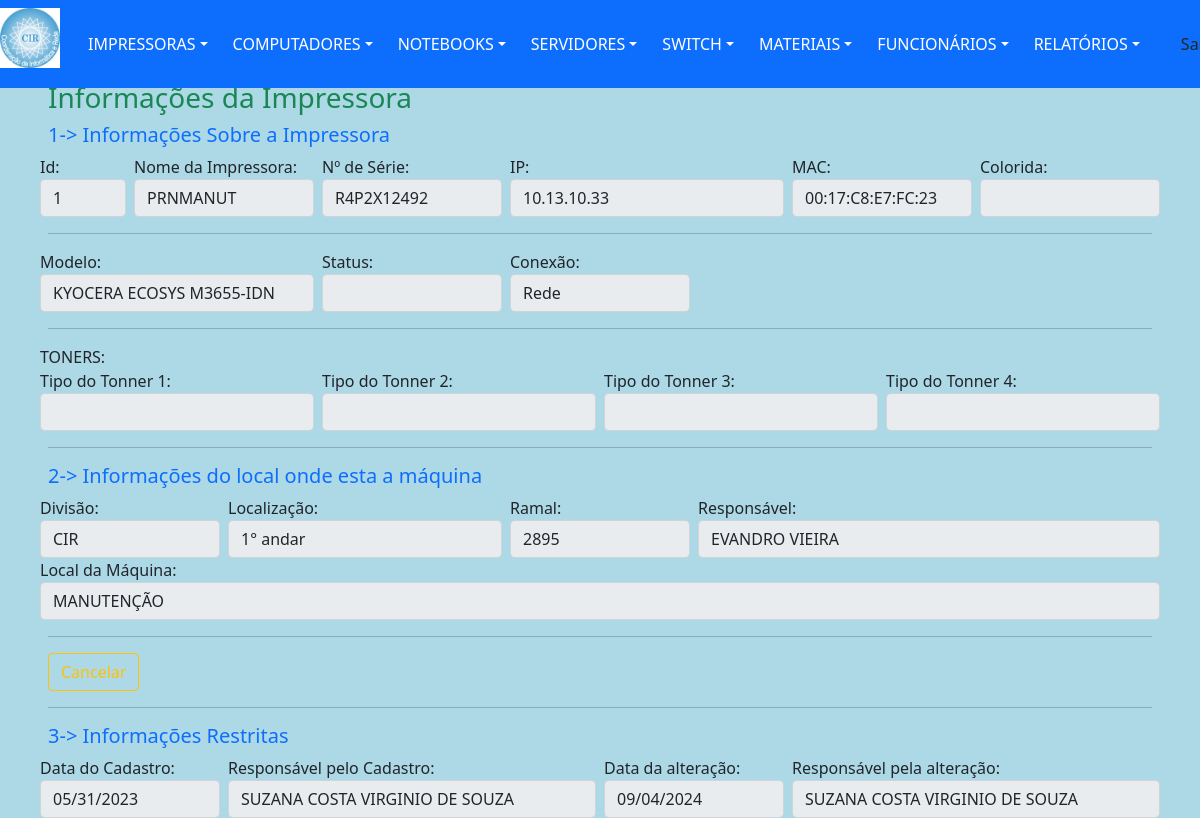
Page /views/impressoraDetalhes.php?action=1&id=1 (signed in) on the committed database.
### tables this page shows
CREATE TABLE `impressoras` (
  `idImpressora` int(11) NOT NULL,
  `nomeImpressora` varchar(20) DEFAULT NULL,
  `numSerie` varchar(50) DEFAULT NULL,
  `ipImpressora` varchar(15) DEFAULT NULL,
  `macImpressora` varchar(20) DEFAULT NULL,
  `tipoToner` varchar(255) DEFAULT NULL,
  `colorida` varchar(3) DEFAULT NULL,
  `statusImpressora` varchar(7) DEFAULT NULL,
  `conexaoImp` varchar(5) DEFAULT 'Rede',
  `modeloImpressora` int(11) DEFAULT NULL,
  `dataCadastro` date DEFAULT NULL,
  `respCadastro` varchar(30) DEFAULT NULL,
  `dataAltCadastro` date DEFAULT NULL,
  `respAltCadastro` varchar(30) DEFAULT NULL,
  `obsImpressora` varchar(255) DEFAULT NULL,
  `idFuncionario` int(11) DEFAULT NULL,
  `idSetor` int(11) DEFAULT NULL
);

CREATE TABLE `modeloImpressora` (
  `idModelo` int(11) NOT NULL,
  `statusModelo` varchar(8) DEFAULT NULL,
  `modeloImpressora` varchar(250) DEFAULT NULL
);

CREATE TABLE `setor` (
  `idSetor` int(11) NOT NULL,
  `idDivisao` int(11) DEFAULT NULL,
  `localizacao` varchar(10) DEFAULT NULL,
  `ramal` varchar(4) DEFAULT NULL,
  `respSetor` varchar(30) DEFAULT NULL,
  `nomeLocal` varchar(150) DEFAULT NULL
);

CREATE TABLE `divisao` (
  `idDivisao` int(11) NOT NULL,
  `divisao` varchar(10) DEFAULT NULL
);

### dao/DAO-controleCir.php (called while the page is built, shortened)
<?php
	class ControleCirDAO
		{
            public function ListarOpcao($nomeTabela, $tipoOpcao, $valorOpcao)
                {
                    $conn = Database::connect();
                    $conn->exec('SET CHARACTER SET utf8');
                    $sql = "SELECT * FROM $nomeTabela WHERE $tipoOpcao LIKE '$valorOpcao' ";
                    try
                        {
                            $listar = $conn->query($sql);
                            $buscar = $listar->fetchAll(PDO::FETCH_OBJ);
                            $numRows = $listar->rowCount();
                        }
                    catch (PDOException $exc)
                        {
                            $buscar = $exc->getTraceAsString();
                        }
                    return $buscar;
                }
            public function Verificar($nomeTabela, $opcao1, $valor1)
                {
                    $conn = Database::connect();
                    $conn->exec('SET CHARACTER SET utf8');
                    $sql = "SELECT * FROM $nomeTabela WHERE $opcao1 = '$valor1' ";
                    try
                        {
                            $listar = $conn->query($sql);
                            $buscar = $listar->fetchAll(PDO::FETCH_OBJ);
                            $numRows = $listar->rowCount();
                        }
                    catch (PDOException $exc)
                        {
                            $buscar = $exc->getTraceAsString();
                        }
                    return $buscar;
                }
            public function Buscalocal($idSetor)
                {
                    $conn = Database::connect();
                    $conn->exec('SET CHARACTER SET utf8');
                    $sql = "SELECT * FROM setor s, divisao d
                    WHERE s.idSetor = '$idSetor'
                    AND s.idDivisao = d.idDivisao";
                     try
                        {
                            $listar = $conn->query($sql);
                            $buscar = $listar->fetchAll(PDO::FETCH_OBJ);
                        }
                    catch (PDOException $exc)
                        {
                            $buscar = $exc->getTraceAsString();
                        }
                    return $buscar;
                }
        }
?>

### controllers/impressoraBuscar.php (called while the page is built, shortened)
<?php
	include "../dao/DAO-controleCir.php";
    $idImpressora =  $_GET['id'];
    $nomeTabela = "impressoras";
    $opcao1 = "idImpressora";
    $valor1 = $idImpressora;
	$impAltDAO = new ControleCirDAO();
	foreach($impAltDAO->Verificar($nomeTabela, $opcao1, $valor1) as $imp)
		{
			$idImpressora = $imp->idImpressora;
			$nomeImpressora = $imp->nomeImpressora;
			$numSerie = $imp->numSerie;
            $ipImpressora = $imp->ipImpressora;
			$macImpressora = $imp->macImpressora;
			$colorida = $imp->colorida;
			$statusImpressora = $imp->statusImpressora;
			$conexaoImp = $imp->conexaoImp;
			$modeloImpressoraBd = $imp->modeloImpressora;
			$modeloDAO = new ControleCirDAO();
			$nomeTabela = "modeloImpressora";
			$tipoOpcao = "idModelo";
			foreach ($modeloDAO->ListarOpcao($nomeTabela, $tipoOpcao, $modeloImpressoraBd) as $res)
				{
					$modeloImpressora = $res->modeloImpressora;
				}
			$dataCadastroA = $imp->dataCadastro;
			$respCadastro = $imp->respCadastro;
            $idSetor = $imp->idSetor;
			$setorDAO = new ControleCirDAO();
			foreach($setorDAO->Buscalocal($idSetor) as $Setor)
				{
					$divisao1 = $Setor->divisao;
					$localizacao1 = $Setor->localizacao;
					$nomeLocal1 = $Setor->nomeLocal;
					$ramal1 = $Setor->ramal;
					$respSetComp1 = $Setor->respSetor;
				}
		}
?>

### views/impressoraDetalhes.php (the view, shortened to what this page needs)
<?php
    include "../template/menuPrincipal.php";
    require_once '../controllers/impressoraBuscar.php';
    include_once "../dao/DAO-controleCir.php";
?>
        <nav class="navbar navbar-dark">
            <div class="line col-md-12 p-5 position-absolute start-5 top-0 bottom-50 end-250">
                <h3 class="text-success">Informações da Impressora</h3>
                <form name="cadastro" id="cadastro" >
                    <fieldset>
                        <div class="row">
                            <label>
                                <h5 class="text-primary">1-> Informações Sobre a Impressora</h5>
                            </label>
                        </div>
                        <div class="row">
                            <div class="col px-md-1 col-md-1">
                                <label for="inputSuccess" class="control-label">Id:</label>
                                <input type="text" class="form-control" value="<?= $idImpressora;
                                                                                $_SESSION['idImpressora'] = $idImpressora; ?>" disabled>
                            </div>
                            <div class="col px-md-1 col-md-2">
                                <label for="inputSuccess" class="control-label">Nome da Impressora:</label>
                                <input type="text" class="form-control" value="<?= $nomeImpressora;
                                                                                $_SESSION['antNomeImp'] = $nomeImpressora; ?>" disabled>
                            </div>
                            <div class="col px-md-1 col-md-2">
                                <label for="inputSuccess" class="control-label">Nº de Série: </label>
                                <input type="text" class="form-control" value="<?= $numSerie;
                                                                                $_SESSION['antNumSerie'] = $numSerie ?>" disabled>
                            </div>
                            <div class="col px-md-1 col-md-3">
                                <label for="inputSuccess" class="control-label">IP: </label>
                                <input type="text" class="form-control" value="<?= $ipImpressora;
                                                                                $_SESSION['antNumIp'] = $ipImpressora ?>" disabled>
                            </div>
                            <div class="col px-md-1 col-md-2">
                                <label for="inputSuccess" class="control-label">MAC:</label>
                                <input type="text" class="form-control" value="<?= $macImpressora;
                                                                                $_SESSION['antNumMac'] = $macImpressora ?>" disabled>
                            </div>
                             <div class="col px-md-1 col-md-2">
                                <label for="inputSuccess" class="control-label">Colorida:</label>
                                <input type="text" class="form-control" value="<?= $colorida;
                                                                                $_SESSION['colorida'] = $colorida ?>" disabled>
                            </div>
                        </div>
                        <hr>
                        <div class="row">
                            <div class="col px-md-1 col-md-3">
                                <label for="inputSuccess" class="control-label">Modelo:</label>
                                <input type="text" class="form-control" value="<?php echo $modeloImpressora; ?>" disabled>
                            </div>
                            <div class="col px-md-1 col-md-2">
                                <label for="inputSuccess" class="control-label">Status:</label>
                                <input type="text" class="form-control" value="<?php echo $statusImpressora; ?>" disabled>
                            </div>
                            <div class="col px-md-1 col-md-2">
                                <label for="inputSuccess" class="control-label">Conexão:</label>
                                <input type="text" class="form-control" value="<?php echo $conexaoImp; ?>" disabled>
                            </div>
                        </div>
                        <hr>
                        <div class="row">
                            <div class="col px-md-1 col-md-12">
                                <label for="inputSuccess" class="control-label">TONERS:</label>
                            </div>
                        </div>
                        <div class="row">
                            <div class="col px-md-1 col-md-3">
                                <label class="control-label">Tipo do Tonner 1:</label>
                                <input type="text" class="form-control" value="<?php echo $tp[1]; ?>" disabled>
                            </div>
                            <div class="col px-md-1 col-md-3">
                                <label class="control-label">Tipo do Tonner 2:</label>
                                <input type="text" class="form-control" value="<?php echo $tp[2]; ?>" disabled>
                            </div>
                            <div class="col px-md-1 col-md-3">
                                <label class="control-label">Tipo do Tonner 3:</label>
                                <input type="text" class="form-control" value="<?php echo $tp[3]; ?>" disabled>
                            </div>
                            <div class="col px-md-1 col-md-3">
                                <label class="control-label">Tipo do Tonner 4:</label>
                                <input type="text" class="form-control" value="<?php echo $tp[4]; ?>" disabled>
                            </div>
                        </div>
                        <hr>
                        <div class="row">
                            <label>
                                <h5 class="text-primary">2-> Informações do local onde esta a máquina</h5>
                            </label>
                        </div>
                        <div class="row">
                            <div class="col px-md-1 col-md-2">
                                <label for="inputSuccess" class="control-label">Divisão:</label>
                                <input type="text" class="form-control" value="<?php echo $divisao1; ?>" disabled>
                            </div>
                            <div class="col px-md-1 col-md-3">
                                <label for="inputSuccess" class="control-label">Localização:</label>
                                <input type="text" class="form-control" value="<?php echo $localizacao1; ?>" disabled>
                            </div>
                            <div class="col px-md-1 col-md-2">
                                <label for="inputSuccess" class="control-label">Ramal: </label>
                                <input type="text" class="form-control" value="<?php echo $ramal1; ?>" disabled>
                            </div>
                            <div class="col px-md-1 col-md-5">
                                <label for="inputSuccess" class="control-label">Responsável: </label>
                                <input type="text" class="form-control" value="<?= $respSetComp1; ?>" disabled>
                            </div>
                        </div>
                        <div class="row">
                            <div class="col px-md-1 col-md-12">
                                <label for="inputSuccess" class="control-label">Local da Máquina: </label>
                                <input type="text" class="form-control" value="<?= $nomeLocal1; ?>" disabled>
                            </div>
                        </div>
                        <hr>
                        <div id="actions" class="row">
                            <div class="col-md-2">
                                <a href="../template/menuPrincipal.php"><button type="button" class="btn btn-outline-warning">Cancelar</button></a>
                            </div>
                        </div>
                        <hr>
                        <div class="row">
                            <label>
                                <h5 class="text-primary">3-> Informações Restritas</h5>
                            </label>
                        </div>
                        <div class="row">
                            <div class="col px-md-1 col-md-2">
                                <label for="inputSuccess" class="control-label">Data do Cadastro:</label>
                                <input type="date" class="form-control" value="<?= $dataCadastroA;
                                                                                $_SESSION['datacadastro'] = $dataCadastroA ?>" disabled>
                            </div>
                            <div class="col px-md-1 col-md-4">
                                <label for="inputSuccess" class="control-label">Responsável pelo Cadastro:</label>
                                <input type="text" class="form-control" value="<?= $respCadastro;
                                                                                $_SESSION['respCadastro'] = $respCadastro ?>" disabled>
                            </div>
                            <div class="col px-md-1 col-md-2">
                                <label for="inputSuccess" class="control-label">Data da alteração:</label>
                                <input type="date" class="form-control" value="<?php $date = date('Y-m-d');
                                                                                echo $date;
                                                                                $_SESSION['data'] = $date ?>" disabled>
                            </div>
                            <div class="col px-md-1 col-md-4">
                                <label for="inputSuccess" class="control-label">Responsável pela alteração:</label>
                                <input type="text" class="form-control" value="<?= $_SESSION['nomeFuncionario'] ?>" disabled>
                            </div>
                        </div>
                    </fieldset>
                </form>
            </div>
        </nav>
    </body>
</html>

### template/menuPrincipal.php (style rules this page uses)
body { background-color: #ADD8E6; }

### rows in the picture
impressoras: idImpressora "1", nomeImpressora "PRNMANUT", numSerie "R4P2X12492", ipImpressora "10.13.10.33", macImpressora "00:17:C8:E7:FC:23", conexaoImp "Rede", dataCadastro "05/31/2023", respCadastro "SUZANA COSTA VIRGINIO DE SOUZA"
modeloimpressora: modeloImpressora "KYOCERA ECOSYS M3655-IDN"
setor: idDivisao.divisao "CIR", localizacao "1° andar", ramal "2895", respSetor "EVANDRO VIEIRA", nomeLocal "MANUTENÇÃO"
